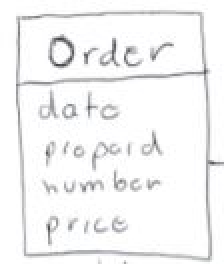
#> input picture Code/OCR/Handwritten OCR/ocr_test_img.JPG, 112 x 132 px, found by its file name (shown 2 times larger)
$ python method1.py
#> lines starting #> are read from the running program, lines starting #| are printed output that depends on the picture; after the words box and inside, x2 and y2 are one past the last pixel; in counts of white or black regions, pixels touching at a corner belong together
import cv2

# Load in image, convert to grayscale, and threshold
image = cv2.imread('../ocr_test_img.jpg')
#> image is the input picture: shape (132, 112, 3); mean B, G, R 244.1, 243.8, 243.7
gray = cv2.cvtColor(image,cv2.COLOR_BGR2GRAY)
thresh = cv2.threshold(gray, 0, 255, cv2.THRESH_BINARY_INV + cv2.THRESH_OTSU)[1]
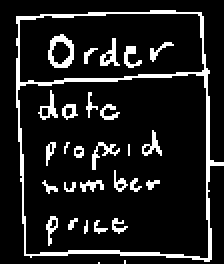
#> thresh: shape (132, 112) (shown 2 times larger); 11.8% white in thin lines or dots, all inside (x1, y1, x2, y2) = (8, 5, 112, 132)

# Find and remove horizontal lines
horizontal_kernel = cv2.getStructuringElement(cv2.MORPH_RECT, (35,2))
detect_horizontal = cv2.morphologyEx(thresh, cv2.MORPH_OPEN, horizontal_kernel, iterations=2)
#> detect_horizontal: shape (132, 112); every value is 0
cnts = cv2.findContours(detect_horizontal, cv2.RETR_EXTERNAL, cv2.CHAIN_APPROX_SIMPLE)
#> cnts = 0 contours
cnts = cnts[0] if len(cnts) == 2 else cnts[1]
#> cnts = []
for c in cnts:
    cv2.drawContours(thresh, [c], -1, (0,0,0), 3)
#> this loop made 0 passes

# Find and remove vertical lines
vertical_kernel = cv2.getStructuringElement(cv2.MORPH_RECT, (1,35))
#> vertical_kernel = 35 values from 1 to 1
detect_vertical = cv2.morphologyEx(thresh, cv2.MORPH_OPEN, vertical_kernel, iterations=2)
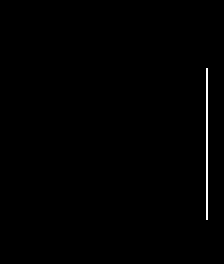
#> detect_vertical: shape (132, 112) (shown 2 times larger); 0.51% white in thin lines or dots, all inside (x1, y1, x2, y2) = (103, 34, 104, 110)
cnts = cv2.findContours(detect_vertical, cv2.RETR_EXTERNAL, cv2.CHAIN_APPROX_SIMPLE)
#> cnts = 1 contour, all with area under 20
cnts = cnts[0] if len(cnts) == 2 else cnts[1]
#> cnts = [[[103, 34], [103, 109]]]
for c in cnts:
    cv2.drawContours(thresh, [c], -1, (0,0,0), 3)
#> this loop made 1 pass
#> c on pass 1: [[103, 34], [103, 109]]
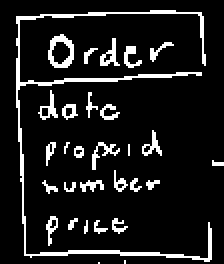
#> thresh: shape (132, 112) (shown 2 times larger); 10.8% white in thin lines or dots, all inside (x1, y1, x2, y2) = (8, 5, 112, 132)

# Mask out unwanted areas for result
result = cv2.bitwise_and(image,image,mask=thresh)
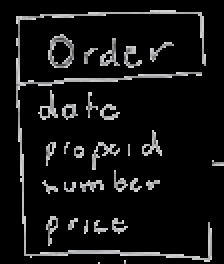
#> result: shape (132, 112, 3) (shown 2 times larger); mean B, G, R 19.6, 19.5, 19.5
result[thresh==0] = (255,255,255)
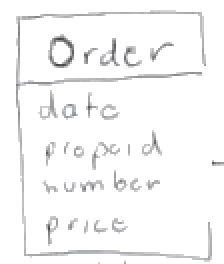
#> result: shape (132, 112, 3) (shown 2 times larger); mean B, G, R 247.2, 247, 247

cv2.imshow('thresh', thresh)
cv2.imshow('result', result)
cv2.waitKey()
